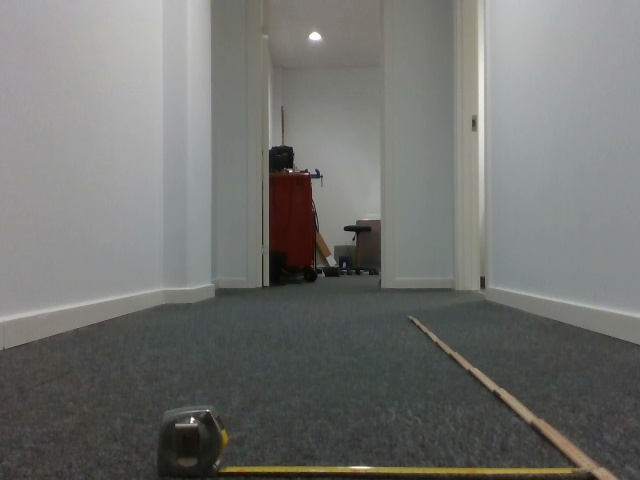
#> input picture Python/ObstacleAvoidance/RobotWorkspace/Robot_Workspace_051.jpg, 640 x 480 px; its folder holds 8 pictures in this run
$ jupyter execute --allow-errors workspace_measurement.ipynb
#> lines starting #> are read from the running program, lines starting #| are printed output that depends on the picture
[cell 1]
# import and method def
import cv2
import matplotlib.pyplot as plt
import numpy as np
from PIL import Image, ImageFilter, ImageDraw
from matplotlib import cm
import time
from glob import glob

def printBeforeAndAfter(subtitle0, subtitle1, subtitle2, subtitle3, img0, img1, img2, img3):
    fig = plt.figure(figsize=(30,25))
    rows = 1
    columns = 4
    fig.add_subplot(rows,columns, 1)
    plt.title(subtitle0)
    plt.imshow(img0)
    fig.add_subplot(rows,columns, 2)
    plt.title(subtitle1)
    plt.imshow(img1)
    fig.add_subplot(rows,columns, 3)
    plt.title(subtitle2)
    plt.imshow(img2)
    fig.add_subplot(rows,columns, 4)
    plt.title(subtitle3)
    plt.imshow(img3)

def lineLength(img, left, right):
    cv2.line(img, left, right, (255,0,0), 1)
    width = right[0] - left[0]
    return width

[cell 2]
img_dir = 'RobotWorkspace'
num = '051'
img_with_line_051 = cv2.imread(f'{img_dir}/Robot_Workspace_{num}.jpg')
#> img_with_line_051 is the input picture: shape (480, 640, 3); mean B, G, R 111.6, 114.7, 113.8
img_with_line_061 = cv2.imread(f'{img_dir}/Robot_Workspace_061.jpg')
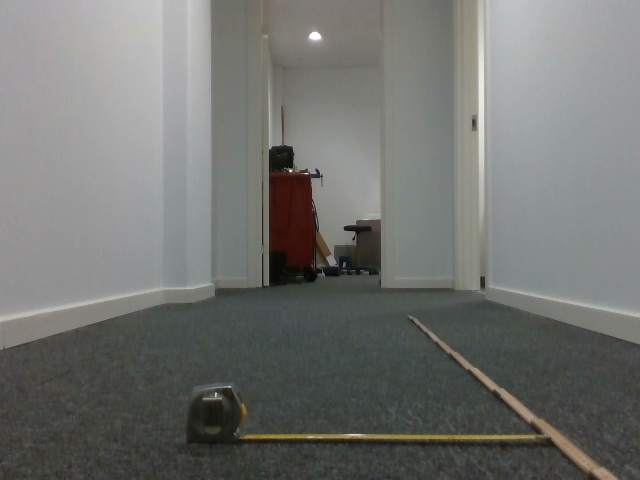
#> input picture Python/ObstacleAvoidance/RobotWorkspace/Robot_Workspace_061.jpg, 640 x 480 px
#> img_with_line_061 is the input picture: shape (480, 640, 3); mean B, G, R 112.5, 115.7, 114.4
img_with_line_091 = cv2.imread(f'{img_dir}/Robot_Workspace_091.jpg')
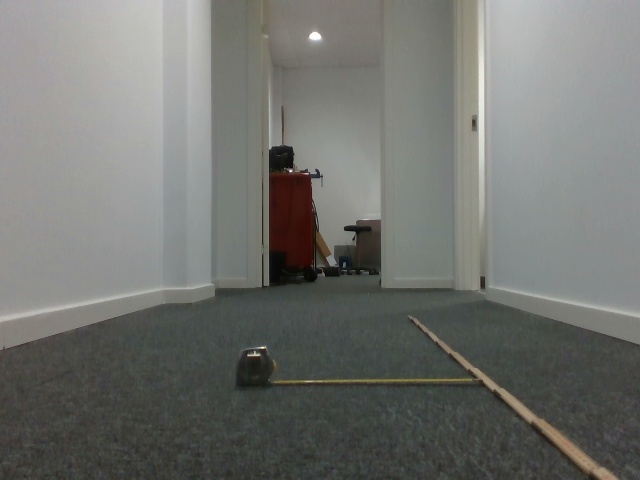
#> input picture Python/ObstacleAvoidance/RobotWorkspace/Robot_Workspace_091.jpg, 640 x 480 px
#> img_with_line_091 is the input picture: shape (480, 640, 3); mean B, G, R 111.5, 115.5, 114.2
img_with_line_141 = cv2.imread(f'{img_dir}/Robot_Workspace_141.jpg')
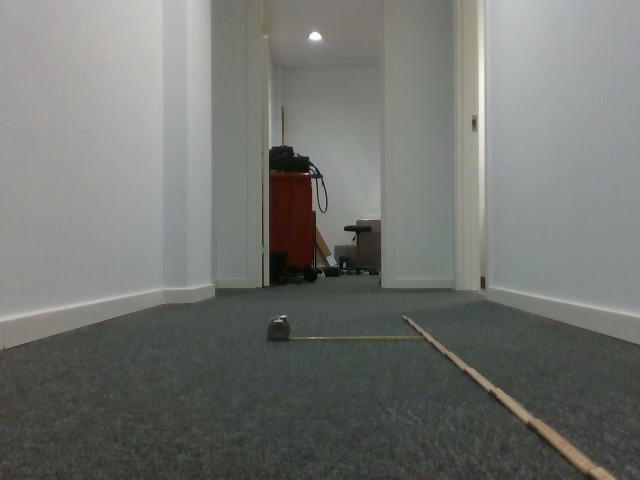
#> input picture Python/ObstacleAvoidance/RobotWorkspace/Robot_Workspace_141.jpg, 640 x 480 px
#> img_with_line_141 is the input picture: shape (480, 640, 3); mean B, G, R 112.2, 116.1, 114
img_with_line_191 = cv2.imread(f'{img_dir}/Robot_Workspace_191.jpg')
img_with_line_291 = cv2.imread(f'{img_dir}/Robot_Workspace_291.jpg')
img_with_line_391 = cv2.imread(f'{img_dir}/Robot_Workspace_391.jpg')
# Used to display images with pillow.
img_with_line_051 = cv2.cvtColor(img_with_line_051, cv2.COLOR_BGR2RGB)
img_with_line_061 = cv2.cvtColor(img_with_line_061, cv2.COLOR_BGR2RGB)
img_with_line_091 = cv2.cvtColor(img_with_line_091, cv2.COLOR_BGR2RGB)
img_with_line_141 = cv2.cvtColor(img_with_line_141, cv2.COLOR_BGR2RGB)
#> (the rest of this cell did not finish here and is left out)
